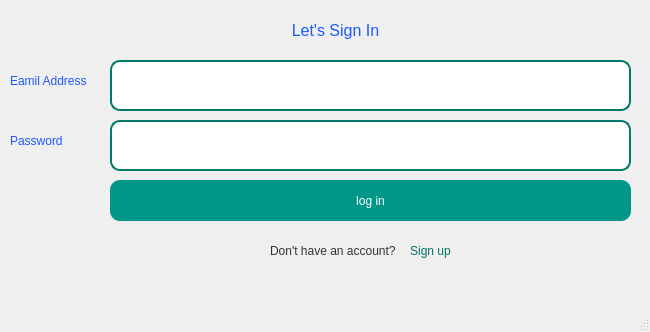
<?xml version="1.0" encoding="UTF-8"?>
<ui version="4.0">
 <class>Log_In</class>
 <widget class="QMainWindow" name="Log_In">
  <property name="geometry">
   <rect>
    <x>0</x>
    <y>0</y>
    <width>650</width>
    <height>332</height>
   </rect>
  </property>
  <property name="windowTitle">
   <string>log in</string>
  </property>
  <property name="windowIcon">
   <iconset>
    <normaloff>../../icon/gno.png</normaloff>../../icon/gno.png</iconset>
  </property>
  <property name="styleSheet">
   <string notr="true">QWidget {  
    background: qlineargradient(x1:0, y1:0, x2:1, y2:1,   
                                 stop:0 #7ed8e0, stop:1 #e0f7fa);  
    color: #333;  
    font-family: Arial, sans-serif;  
}  </string>
  </property>
  <widget class="QWidget" name="centralwidget">
   <widget class="QPushButton" name="login">
    <property name="geometry">
     <rect>
      <x>110</x>
      <y>180</y>
      <width>521</width>
      <height>41</height>
     </rect>
    </property>
    <property name="styleSheet">
     <string notr="true">QPushButton {  
    background-color: #009688; /* Teal */  
    color: white; /* White text */  
    border: none; /* No border */  
    padding: 10px;  
    border-radius: 10px; /* Rounded corners */  
}  

QPushButton:hover {  
    background-color: #00796b; /* Darker teal on hover */  
}  </string>
    </property>
    <property name="text">
     <string>log in</string>
    </property>
   </widget>
   <widget class="QLineEdit" name="emailadd">
    <property name="geometry">
     <rect>
      <x>110</x>
      <y>60</y>
      <width>521</width>
      <height>51</height>
     </rect>
    </property>
    <property name="styleSheet">
     <string notr="true">QLineEdit {  
    border: 2px solid #00796b; /* Border color */  
    border-radius: 10px;  
    padding: 10px;  
    font-size: 16px; /* Text size */  
    background-color: #ffffff; /* White background */  
}  </string>
    </property>
   </widget>
   <widget class="QLineEdit" name="password">
    <property name="geometry">
     <rect>
      <x>110</x>
      <y>120</y>
      <width>521</width>
      <height>51</height>
     </rect>
    </property>
    <property name="styleSheet">
     <string notr="true">QLineEdit {  
    border: 2px solid #00796b; /* Border color */  
    border-radius: 10px;  
    padding: 10px;  
    font-size: 16px; /* Text size */  
    background-color: #ffffff; /* White background */  
}  </string>
    </property>
    <property name="echoMode">
     <enum>QLineEdit::Password</enum>
    </property>
   </widget>
   <widget class="QLabel" name="label">
    <property name="geometry">
     <rect>
      <x>240</x>
      <y>10</y>
      <width>191</width>
      <height>41</height>
     </rect>
    </property>
    <property name="font">
     <font>
      <family>Arial,sans-serif</family>
      <pointsize>12</pointsize>
     </font>
    </property>
    <property name="styleSheet">
     <string notr="true">color: rgb(29, 89, 255);
background-color: transparent;</string>
    </property>
    <property name="text">
     <string>Let's Sign In</string>
    </property>
    <property name="alignment">
     <set>Qt::AlignCenter</set>
    </property>
   </widget>
   <widget class="QLabel" name="label_2">
    <property name="geometry">
     <rect>
      <x>10</x>
      <y>60</y>
      <width>161</width>
      <height>41</height>
     </rect>
    </property>
    <property name="font">
     <font>
      <family>Arial,sans-serif</family>
     </font>
    </property>
    <property name="styleSheet">
     <string notr="true">color: rgb(29, 89, 255);
background-color: transparent;</string>
    </property>
    <property name="text">
     <string>Eamil Address</string>
    </property>
   </widget>
   <widget class="QLabel" name="label_4">
    <property name="geometry">
     <rect>
      <x>10</x>
      <y>120</y>
      <width>161</width>
      <height>41</height>
     </rect>
    </property>
    <property name="font">
     <font>
      <family>Arial,sans-serif</family>
     </font>
    </property>
    <property name="styleSheet">
     <string notr="true">color: rgb(29, 89, 255);
background-color: transparent;</string>
    </property>
    <property name="text">
     <string>Password</string>
    </property>
   </widget>
   <widget class="QLabel" name="label_3">
    <property name="geometry">
     <rect>
      <x>270</x>
      <y>240</y>
      <width>141</width>
      <height>21</height>
     </rect>
    </property>
    <property name="styleSheet">
     <string notr="true">background-color:transparent;</string>
    </property>
    <property name="text">
     <string>Don't have an account?</string>
    </property>
   </widget>
   <widget class="QPushButton" name="createuser">
    <property name="geometry">
     <rect>
      <x>390</x>
      <y>230</y>
      <width>81</width>
      <height>41</height>
     </rect>
    </property>
    <property name="styleSheet">
     <string notr="true">QPushButton {  
    background-color:transparent; /* Teal */  
    
	color: rgb(0, 115, 101);
    border: none; /* No border */  
    padding: 10px;  
    border-radius: 10px; /* Rounded corners */  
}  

</string>
    </property>
    <property name="text">
     <string>Sign up</string>
    </property>
   </widget>
  </widget>
  <widget class="QMenuBar" name="menubar">
   <property name="geometry">
    <rect>
     <x>0</x>
     <y>0</y>
     <width>650</width>
     <height>23</height>
    </rect>
   </property>
  </widget>
  <widget class="QStatusBar" name="statusbar"/>
 </widget>
 <resources/>
 <connections/>
</ui>
